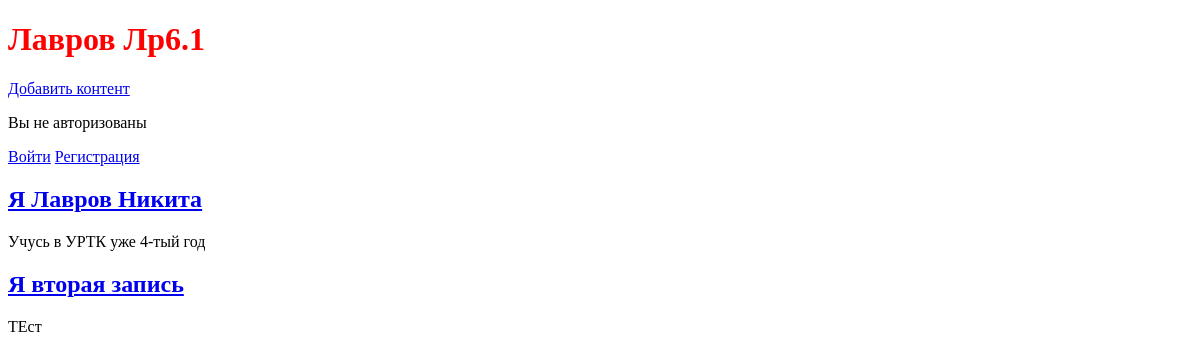
/, run on an earlier commit of the app's database.
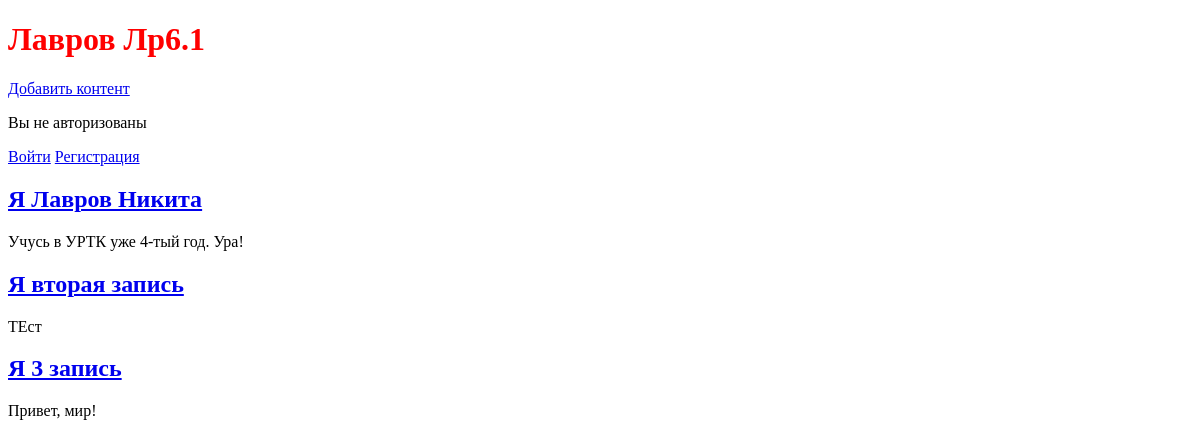
And on a later commit of the database.
### blog/models.py (models this page shows, shortened)
class Blog(models.Model):
    title = models.CharField(max_length=200)
    author = models.ForeignKey('auth.User', on_delete=models.CASCADE)
    body = models.TextField()

### blog/views.py (the view)
# urls.py: path('', views.BlogListView.as_view(), name='home'),
class BlogListView(ListView):
    model = Blog
    template_name = 'home.html'

### templates/home.html (shortened to what this page needs)
<!DOCTYPE html>
<html lang="ru">
<head>
</head>
<body>
    {%extends 'base.html'%}
        {%block content%}
            {%for blog in object_list%}
                <div class="blog-entry">
                    <h2><a href="{%url 'blog_detail' blog.pk%}">{{blog.title}}</a></h2>
                    <p>{{blog.body}}</p>
                </div>
            {%endfor%}
        {%endblock content%}

What changed in the data, as far as the page shows it:
changed Blog "Я Лавров Никита": body "Учусь в УРТК уже 4-тый год" → "Учусь в УРТК уже 4-тый год. Ура!"
added Blog: title "Я 3 запись", body "Привет, мир!"
